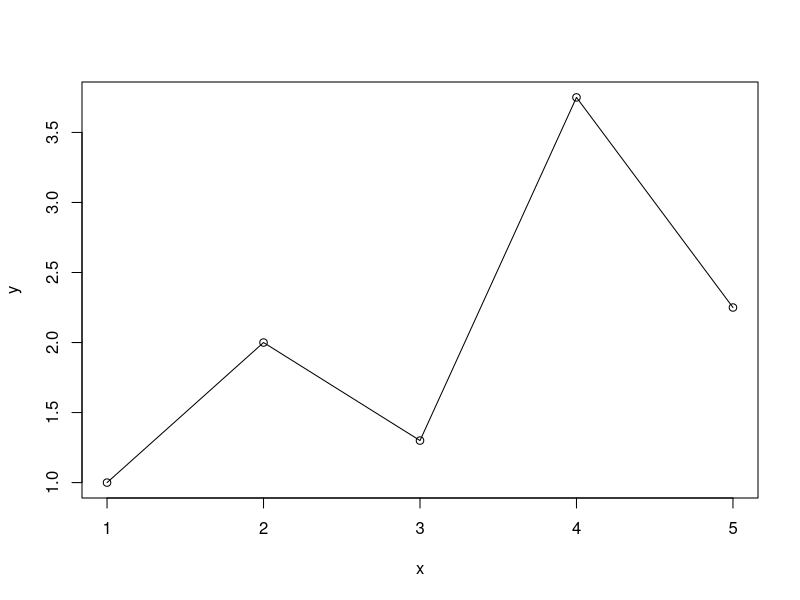

Write the R code that produced this figure.
x=c(1,2,3,4,5)
y=c(1,2,1.3,3.75,2.25)
sx=sum(x)
sy=sum(y)
plot(x,y,type='o')
meanx=mean(x)
meany=mean(y)
sumxy=sum(x*y)
sumxx=sum(x*x)
sumyy=sum(y*y)
r=sumxy/sqrt(sumxx*sumyy)
m=r*sy/sx
c=meany-m*meanx